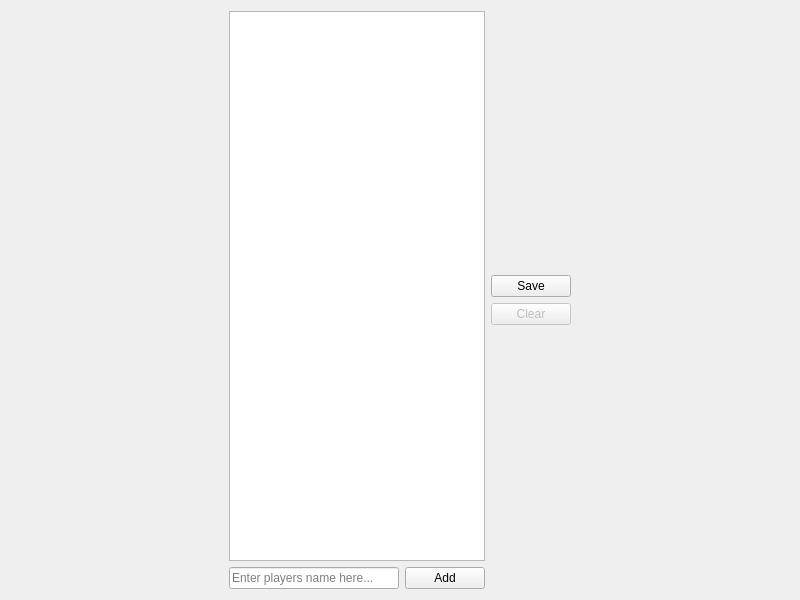
<?xml version="1.0" encoding="UTF-8"?>
<ui version="4.0">
 <class>SpectatorSlotsWidget</class>
 <widget class="QWidget" name="SpectatorSlotsWidget">
  <property name="geometry">
   <rect>
    <x>0</x>
    <y>0</y>
    <width>800</width>
    <height>600</height>
   </rect>
  </property>
  <layout class="QGridLayout" name="gridLayout">
   <item row="0" column="0">
    <spacer name="horizontalSpacer">
     <property name="orientation">
      <enum>Qt::Horizontal</enum>
     </property>
     <property name="sizeHint" stdset="0">
      <size>
       <width>40</width>
       <height>20</height>
      </size>
     </property>
    </spacer>
   </item>
   <item row="0" column="1">
    <layout class="QGridLayout" name="gridLayout_15">
     <item row="1" column="1">
      <widget class="QPushButton" name="pushButton_add">
       <property name="text">
        <string>Add</string>
       </property>
       <property name="icon">
        <iconset resource="../OpenRcon.qrc">
         <normaloff>:/icons/add.png</normaloff>:/icons/add.png</iconset>
       </property>
      </widget>
     </item>
     <item row="1" column="0">
      <widget class="QLineEdit" name="lineEdit_nickname">
       <property name="placeholderText">
        <string>Enter players name here...</string>
       </property>
       <property name="clearButtonEnabled">
        <bool>true</bool>
       </property>
      </widget>
     </item>
     <item row="0" column="0" colspan="2">
      <widget class="QListWidget" name="listWidget_spectatorList">
       <property name="contextMenuPolicy">
        <enum>Qt::CustomContextMenu</enum>
       </property>
      </widget>
     </item>
     <item row="0" column="2" rowspan="2">
      <layout class="QVBoxLayout" name="verticalLayout_3">
       <item>
        <spacer name="verticalSpacer_7">
         <property name="orientation">
          <enum>Qt::Vertical</enum>
         </property>
         <property name="sizeHint" stdset="0">
          <size>
           <width>20</width>
           <height>40</height>
          </size>
         </property>
        </spacer>
       </item>
       <item>
        <widget class="QPushButton" name="pushButton_save">
         <property name="text">
          <string>Save</string>
         </property>
         <property name="icon">
          <iconset resource="../frostbite/Frostbite.qrc">
           <normaloff>:/frostbite/icons/save.png</normaloff>:/frostbite/icons/save.png</iconset>
         </property>
        </widget>
       </item>
       <item>
        <widget class="QPushButton" name="pushButton_clear">
         <property name="enabled">
          <bool>false</bool>
         </property>
         <property name="text">
          <string>Clear</string>
         </property>
         <property name="icon">
          <iconset resource="../frostbite/Frostbite.qrc">
           <normaloff>:/frostbite/icons/clear.png</normaloff>:/frostbite/icons/clear.png</iconset>
         </property>
        </widget>
       </item>
       <item>
        <spacer name="verticalSpacer_8">
         <property name="orientation">
          <enum>Qt::Vertical</enum>
         </property>
         <property name="sizeHint" stdset="0">
          <size>
           <width>20</width>
           <height>40</height>
          </size>
         </property>
        </spacer>
       </item>
      </layout>
     </item>
    </layout>
   </item>
   <item row="0" column="2">
    <spacer name="horizontalSpacer_2">
     <property name="orientation">
      <enum>Qt::Horizontal</enum>
     </property>
     <property name="sizeHint" stdset="0">
      <size>
       <width>40</width>
       <height>20</height>
      </size>
     </property>
    </spacer>
   </item>
  </layout>
 </widget>
 <resources>
  <include location="../frostbite/Frostbite.qrc"/>
  <include location="../OpenRcon.qrc"/>
 </resources>
 <connections/>
</ui>
